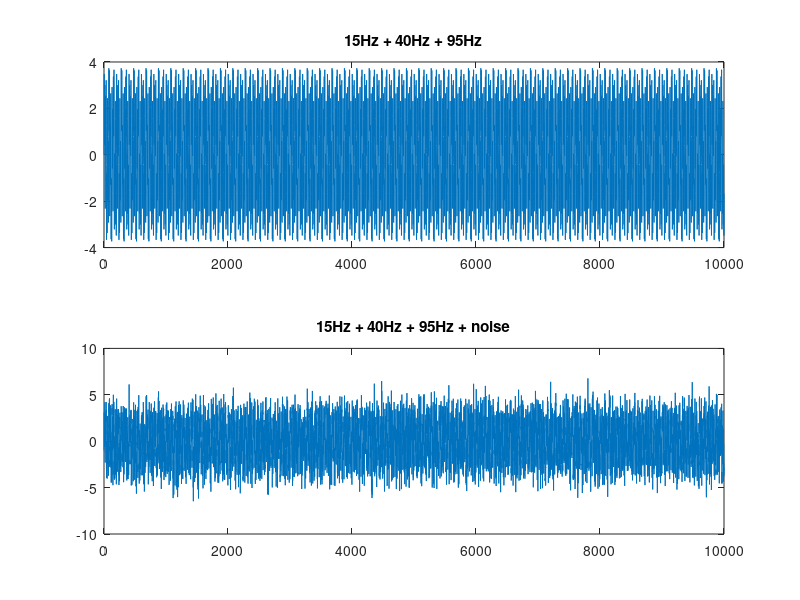

MATLAB code to generate this figure: (Note: this script raises an error after producing the figure.)
%% Lab_9

%% FFT 
%
%
% This week we will revisit a previous analysis (lab 7) but now with a
% new method. 
%
% Who remembers how we were able to compare power differences in lab 7?
%   If there was a particular band of interest what was the process for
%   quantifying differences in this band?
%       Hint: filter -> rectify -> envelope
%
% This class, we will be moving to using the fourier transform. Matlab's
%   impletmentation is called the fast fourier transform: FFT. 
%   (it is just a computationally more efficient version of the original 
%   fourier transform). I will generally refer to the fourier transform as FFT. 
%
% The FFT decomposes a signal into it's component frequencies. Instead of
%   looking at a summation of frequencies over time (what we've been doing up
%   to now), or in the case of filtering, the summation frequencies in an 
%   isolated band over time, the FFT allows us to identify the amplitude of 
%   a list of frequencies within a signal. 
%
% We are moving from temporal to frequency domain.
%   With the FFT, we loose all reference to when a given frequency starts 
%   and stops, and instead only get to know the amount of each frequency 
%   in a signal.
%   I.e. if a signal is 1second long, you won't know *when* the power for a
%   frequency went up and down. The FFT will simply tell you which  
%   frequencies are in the signal, + their corresponding amplitude. 
%
% A new function has appeared! fft_3010()
    addpath('functions\') %add directory to pathfile
%   fft_3010() will return the amount power across a range of frequencies
%       The range of frequencies depends on singal length & sample
%       frequency.
%       The max frequency, for which the FFT will return a power value, will 
%           always be < (sample rate/2)
%       The resolution, (number of frequency points at which power is 
%           measured) will increase as the length of the sample increases
%       But, more on these limitations later.
% 
%
% It's FFT time!
%   First we must create a signal
%       Combination of 15Hz + 40Hz + 80Hz
%
        fs = 1000;                        % Sample frequency (Hz)
        t = 0:1/fs:10-1/fs;               % 10 sec sample
        x = (1.3)*sin(2*pi*15*t) ...      % 15 Hz component
          + (1.7)*sin(2*pi*40*t) ...      % 40 Hz component
          + (2)*sin(2*pi*95*t);           % 95 Hz component
%        Adding some noise to the signal 
        x2  = x + gallery('normaldata',size(t),4); % Normally distributed noise (static)
%
%       Plot signal, and signal with added noise
        subplot(2,1,1)
            plot(x)
            title('15Hz +_ 40Hz + 95Hz');
        subplot(2,1,2)
            plot(x2)
            title('15Hz +_ 40Hz + 95Hz + noise');
        linkaxes %yokes the zoom tool across subplots
% 
%   
% We generated the signal x2 above. Let's see what comes out when we run an
% FFT on it. 
% 
    [frequency, power] = fft_3010(x2, 1000); %signal: x2, sample frequency: 1000Hz
%    returns two vectors of same length.   
%       frequency: list of frequencies for which we have a power measurement
%       power: the amplitude of a given frequency listed in the frequency
%           variable
%
%    for example:
%       These frequencies:
        frequency(1:10)
%       Have a power measurement of 
        power(1:10)
%   It's quite simple to plot this output
    clf
    subplot(2,1,1)
        plot(frequency, power)
    subplot(2,1,2)
        plot(frequency, power)
        xlim([0 100]) %zoom in
%     
%   Sure enough, we see peaks at 15Hz, 40Hz and 95Hz.
%
%
% Example 2: FFT to compare two different voices
%   Voice 1
    clf
    [y,Fs] = audioread('HF.wav'); %load audio, and the sample rate the audio is saved at
    [frequency, power] = fft_3010(y, Fs); %input audio, and it's sample rate to FFT
    subplot(2,1,1)
    plot(frequency, power) %plot voice 1
        ylim([0 10])
        xlim([0 800])
%   Voice 2
    [y,Fs] = audioread('optimistic.wav'); %load audio, and the sample rate the audio is saved at
    [frequency, power] = fft_3010(y, Fs); %input audio, and it's sample rate to FFT
    subplot(2,1,2)
    plot(frequency, power) %plot voice 1
        ylim([0 10])
        xlim([0 800])
%         
%   Based on the frequency distributions, what conclusions can you make 
%      about voice 1, vs voice 2?
%
%
%    Participation quiz!
%
%
% Now, armed with a little intuition of how FFT works, worthwile to examine 
%   the limitations of fft.
fs = 1000;

% frequency resolution increases with sample size
    t = 0:1/fs:.1-1/fs; %.1 second sample duration
    signal_100ms = sin(2*pi*15*t); 
    [frequency, power] = fft_3010(signal_100ms, fs);
    unique(diff(frequency))

    t = 0:1/fs:1-1/fs; %1 second sample duration
    signal_1s = sin(2*pi*15*t); 
    [frequency, power] = fft_3010(signal_1s, fs);
    unique(diff(frequency))

    t = 0:1/fs:10-1/fs; %10 second sample duration
    signal_10s = sin(2*pi*15*t); 
    [frequency, power] = fft_3010(signal_10s, fs);
    unique(diff(frequency))

% max descernable frequency increase with sample rate
    fs = 100;           %100Hz
    t = 0:1/fs:.1-1/fs; %10 second sample duration
    signal_100Hz = sin(2*pi*15*t); 
    [frequency, power] = fft_3010(signal_100Hz, fs);
    max(frequency)

    fs = 1000;           %1000Hz    
    t = 0:1/fs:.1-1/fs; %10 second sample duration
    signal_1000Hz = sin(2*pi*15*t); 
    [frequency, power] = fft_3010(signal_1000Hz, fs);
    max(frequency)

    fs = 10000;           %10000Hz    
    t = 0:1/fs:.1-1/fs; %10 second sample duration
    signal_10000Hz = sin(2*pi*15*t); 
    [frequency, power] = fft_3010(signal_10000Hz, fs);
    max(frequency)




% Let's revisit lab 7 analysis:
load('ecog_e1.mat')
%
% This is human ECoG (Electrocorticography) data
% 
% This data consists of:
%   One electrode: e1
% Data recording during a flicker change detection task: 
%       Examples: http://www2.psych.ubc.ca/~rensink/flicker/download/index.html
%
%       The participants eye movements are being tracked with an eye tracker.
%       A trial ends after a) the target is fixated or b) 30s of searching.
% 
%       Each image shown twice.
%       Novel images have two conditions: Target found and target not found
%
%       Repeated images have two conditions: 
%           Target found: remembered
%           Target not found: forgotten
% 
%       This data features just two conditions from the task
%           1) Novel: Novel image + target found
%           2) Remembered: Repeated image + target found
%           Other conditions not included, where target was not found:
%               3) Novel image + target not found.
%               4) Forgotten: Repeated image + target not found
%  
% We will be working with (1) & (2), [n]ovel found & [r]emembered
% 
% The data is aligned to the last fixation of trial (centered). This is the fixation
% to the changing object/target. 
% 
% Data has 5000 Hz sampling rate. That means each sample is:
sample_dur_s = 1/5000
%
%
%
% 
% A researcher observed an increase in power, for frequencies between 
%   60Hz - 100Hz. They also noted that this power increase seems to occur 
%   earlier in the remembered condition when compared to the novel condition. 
%
% 
% 
% assign easier to read variable names
novel = e1.n;
rem = e1.r;
% 
% Exploring the data:
%   Methods used so far (previous classes):
%       plotting all trials - try to asses variability
%       plotting means - does the average (smoother) tell us anything
%       plotting the power amplitudes, via the band pass filter, 
%           isolating frequencies 60Hz - 100Hz
%
% We will start by taking FFT of each trial, and plotting those
%   averages across conditions. 
%

% Taking fft of each trial, using loops
Fs = 5000;
% for novel trials - loop through each trial, calculate fft
    novel_fft_power = [];
    for trl_num = 1:size(novel,1)
        current_trial = novel(trl_num, :);
        [frequency, power] = fft_3010(current_trial, Fs);
        novel_fft_power = [novel_fft_power; power]; %accumulate values
    end
    novel_fft_frequencies = frequency; % save frequency from last iteration 
                                         % (it will be same for all iterations)
% for rem trials - loop through each trial, calculate fft
    rem_fft_power = [];
    for trl_num = 1:size(rem,1)
        current_trial = rem(trl_num, :);
        [frequency, power] = fft_3010(current_trial, Fs);
        rem_fft_power = [rem_fft_power; power];
    end
    rem_fft_frequencies = frequency;
    
    
%
%
%   Plot the FFT results
clf
s1 = subplot(2,1,1);
plot(novel_fft_frequencies, mean(novel_fft_power))
% ylim([0 5000])
xlim([0 150])

s2 = subplot(2,1,2);
plot(rem_fft_frequencies, mean(rem_fft_power))
% ylim([0 5000])
xlim([0 150])

linkaxes

% Hard to interpret. 1/f noise is getting in the way. 
%   One way to aid vizualization is to rescale the axes from linear to log:
    s2.XScale = 'log';
    s2.YScale = 'log';
    s1.XScale = 'log';
    s1.YScale = 'log';
%   And to make the x and y labels easier to read
    s1.XTickLabel = s1.XTick;
    s1.YTickLabel = s1.YTick;
    s2.XTickLabel = s1.XTick;
    s2.YTickLabel = s1.YTick;

% Can can also simply look at average power for a specific band. Here we
% are already interested in 60-100, so let's look at that. 

novel_foi = novel_fft_frequencies >= 60 &  novel_fft_frequencies <= 100; 
novel_foi_power = novel_fft_power(:, novel_foi);

rem_foi = rem_fft_frequencies >= 60 &  rem_fft_frequencies <= 100;
rem_foi_power = rem_fft_power(:, rem_foi);

% mean, for each trial, of the fft power between 60 and 100hz
novel_foi_trl_means = mean(novel_foi_power,2);
rem_foi_trl_means = mean(rem_foi_power,2);

bins = 0:100:2000;
subplot(2,1,1)
bar(bins, histc(novel_foi_trl_means, bins))
title('novel')
ylim([0 20])
subplot(2,1,2)
bar(bins, histc(rem_foi_trl_means, bins))
title('rem')
xlabel('mean band power')
ylabel('count')
ylim([0 20])

median(novel_foi_trl_means)
median(rem_foi_trl_means)
% 
% Nothing conclusive though. 
%
% Who rememberes our original hypothsis though? Why does this analysis fall
% short?

    
% Redux on subsets of the trial
% 2.5s before fixation, and 2.5s after, for each condition
pre_start = 5001;
pre_end = 10000;
post_start = 10001;
post_end = 15001;

novel_prF = e1.n(:, pre_start:pre_end);
novel_poF = e1.n(:, post_start:post_end);
rem_prF = e1.r(:, pre_start:pre_end);
rem_poF = e1.r(:, post_start:post_end);


% A new convinience function has appeared!
%
% To simplified the code a bit, I've taken the liberty of turning this: 
%     rem_fft_power = [];
%     for trl_num = 1:size(rem,1)
%         current_trial = rem(trl_num, :);
%         [frequency, power] = fft_3010(current_trial, Fs);
%         rem_fft_power = [rem_fft_power; power];
%     end
%     rem_fft_frequencies = frequency;
%
% into a function. 
%     

Fs = 5000;
% novel_prF
[novel_prF_f,novel_prF_p] = fft_trl_wrapper_3010(novel_prF, Fs);
% novel_poF
[novel_poF_f,novel_poF_p] = fft_trl_wrapper_3010(novel_poF, Fs);
% rem_prF
[rem_prF_f,rem_prF_p] = fft_trl_wrapper_3010(rem_prF, Fs);
% rem_poF
[rem_poF_f,rem_poF_p] = fft_trl_wrapper_3010(rem_poF, Fs);



% comparing mean power, from teh 60-100hz band, before fixation, between
% novel and repeat

foi_locs = novel_prF_f >= 60 & novel_prF_f <= 100;
% Can reuse foi_locs between variables.
% Because sample rate, and duration of samples is same across
% variables, our freqency values returned by the fft function will be the
% same! Proof:
isequal(novel_prF_f, novel_poF_f, rem_prF_f, rem_poF_f)
novel_prF_foi_pow_trls = novel_prF_p(:, foi_locs);
rem_prF_foi_pow_trls = rem_prF_p(:, foi_locs);

novel_prF_foi_pow_trls_mn = mean(novel_prF_foi_pow_trls, 2);
rem_prF_foi_pow_trls_mn = mean(rem_prF_foi_pow_trls, 2);


clf
bins = 0:100:3500;
subplot(2,1,1)
    bar(bins, histc(novel_prF_foi_pow_trls_mn, bins))
    title('novel, mean 60Hz-100Hz power, pre fixation')
subplot(2,1,2)
    bar(bins, histc(rem_prF_foi_pow_trls_mn, bins))
    title('remembered, mean 60Hz-100Hz  pre fixation')
    ylabel('count')
    xlabel('Mean Trl Power in band')
    
addpath('M:\hoffman\3010M\Lab 6\functions')
perm_test_3010(novel_prF_foi_pow_trls_mn, rem_prF_foi_pow_trls_mn)

%% Moved to next week start
% This next portion section will be covered next week (lab 10). 
    % Low power effect. Can we think of a better way of describing the
    % effect?
    % comparing power difference of 60-100hz band, before and after fixation, 
    %   between novel and rem conditinos:
    novel_prF_foi_pow_trls = novel_prF_p(:, foi_locs);
    novel_poF_foi_pow_trls = novel_poF_p(:, foi_locs);
    rem_prF_foi_pow_trls = rem_prF_p(:, foi_locs);
    rem_poF_foi_pow_trls = rem_poF_p(:, foi_locs);

    novel_prF_foi_pow_trls_mn = mean(novel_prF_foi_pow_trls ,2);
    novel_poF_foi_pow_trls_mn = mean(novel_poF_foi_pow_trls ,2);
    rem_prF_foi_pow_trls_mn = mean(rem_prF_foi_pow_trls ,2);
    rem_poF_foi_pow_trls_mn = mean(rem_poF_foi_pow_trls ,2);

    clf
    bins = -300:20:300;
    subplot(2,1,1)
        novel_diff = novel_poF_foi_pow_trls_mn - novel_prF_foi_pow_trls_mn; % within trial pwoer difference
        bar(bins, histc(novel_diff, bins))
        title('novel, 60-80hz band power difference, post - pre fixation')
    subplot(2,1,2)
        rem_diff = rem_poF_foi_pow_trls_mn - rem_prF_foi_pow_trls_mn; 
        bar(bins, histc(rem_diff, bins))
        title('rem, 60-80hz band power difference, post - pre fixation')


    perm_test_3010(novel_diff, rem_diff)
% portion for next week ends here
%% Moved to next week end

%% task
% Using FFT, make a plot that will display mean trial power, for the novel 
%   condition, between 75 and 85hz, for the four periods below.
% 
% As part of the lab quiz, you will be submitting your plot. 
%
% Period a: 1:5000
% Period b: 5001:10000
% Period c: 10001:15000
% Period d: 15001:20000
%
% Code example:

% for period A
% novel_A = e1.n(:, 1:5000);

% [novel_A_f, novel_A_p] = fft_trl_wrapper_3010(novel_A, Sample_frequency);

% foi_locs = novel_A_f between 75 and 85hz;

% novel_A_f_foi = for all trials, select the foi_locs columns from novel_A_f;

% mean_novel_A_p = mean of each row (power for each trial) of novel_A_f_foi;

% bar_1_value = mean of mean_novel_A_p (the overall mean of the mean of each trials power in the 75 - 85 hz band)

% size of bar_1_value should be [1 1];

...
    
% plot([bar_1_value bar_2_value bar_3_value bar_4_value])
% xlabel('sensible x label')
% ylabel('sensible y label')
% title('sensible title')







